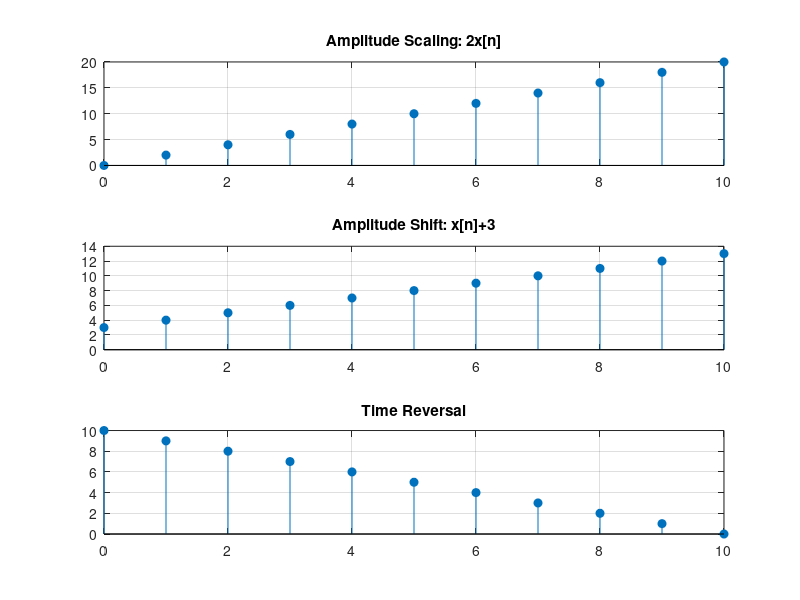

MATLAB code to generate this figure:
clc;
clear;
close all;

n = 0:10;
x = n;

x1 = 2*x; % Amplitude scaling
x2 = x + 3; % Amplitude shifting
x3 = fliplr(x); % Time reversal

figure;

subplot(3,1,1);
stem(n,x1,'filled');
grid on;
title('Amplitude Scaling: 2x[n]');

subplot(3,1,2);
stem(n,x2,'filled');
grid on;
title('Amplitude Shift: x[n]+3');

subplot(3,1,3);
stem(n,x3,'filled');
grid on;
title('Time Reversal');
